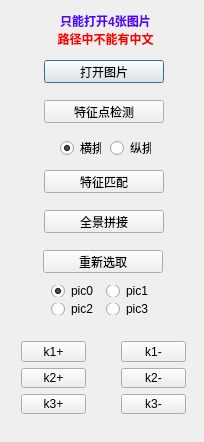
<?xml version="1.0" encoding="UTF-8"?>
<ui version="4.0">
 <class>SiftMatch</class>
 <widget class="QDialog" name="SiftMatch">
  <property name="geometry">
   <rect>
    <x>0</x>
    <y>0</y>
    <width>204</width>
    <height>442</height>
   </rect>
  </property>
  <property name="windowTitle">
   <string>SIFT拼接</string>
  </property>
  <property name="whatsThis">
   <string>这是一个基于SIFT特征点的图片匹配和全景拼接程序。</string>
  </property>
  <widget class="QPushButton" name="openButton">
   <property name="geometry">
    <rect>
     <x>44</x>
     <y>60</y>
     <width>120</width>
     <height>23</height>
    </rect>
   </property>
   <property name="text">
    <string>打开图片</string>
   </property>
  </widget>
  <widget class="QPushButton" name="detectButton">
   <property name="geometry">
    <rect>
     <x>44</x>
     <y>100</y>
     <width>120</width>
     <height>23</height>
    </rect>
   </property>
   <property name="text">
    <string>特征点检测</string>
   </property>
  </widget>
  <widget class="QPushButton" name="matchButton">
   <property name="geometry">
    <rect>
     <x>44</x>
     <y>170</y>
     <width>120</width>
     <height>23</height>
    </rect>
   </property>
   <property name="text">
    <string>特征匹配</string>
   </property>
  </widget>
  <widget class="QPushButton" name="restartButton">
   <property name="geometry">
    <rect>
     <x>43</x>
     <y>250</y>
     <width>120</width>
     <height>23</height>
    </rect>
   </property>
   <property name="text">
    <string>重新选取</string>
   </property>
  </widget>
  <widget class="QPushButton" name="mosaicButton">
   <property name="geometry">
    <rect>
     <x>44</x>
     <y>210</y>
     <width>120</width>
     <height>23</height>
    </rect>
   </property>
   <property name="text">
    <string>全景拼接</string>
   </property>
  </widget>
  <widget class="QRadioButton" name="radioButton_horizontal">
   <property name="geometry">
    <rect>
     <x>60</x>
     <y>140</y>
     <width>41</width>
     <height>16</height>
    </rect>
   </property>
   <property name="text">
    <string>横排</string>
   </property>
   <property name="checked">
    <bool>true</bool>
   </property>
  </widget>
  <widget class="QRadioButton" name="radioButton_vertical">
   <property name="geometry">
    <rect>
     <x>110</x>
     <y>140</y>
     <width>41</width>
     <height>16</height>
    </rect>
   </property>
   <property name="text">
    <string>纵排</string>
   </property>
  </widget>
  <widget class="QLabel" name="label">
   <property name="geometry">
    <rect>
     <x>10</x>
     <y>10</y>
     <width>191</width>
     <height>41</height>
    </rect>
   </property>
   <property name="text">
    <string>&lt;!DOCTYPE HTML PUBLIC &quot;-//W3C//DTD HTML 4.0//EN&quot; &quot;http://www.w3.org/TR/REC-html40/strict.dtd&quot;&gt;
&lt;html&gt;&lt;head&gt;&lt;meta name=&quot;qrichtext&quot; content=&quot;1&quot; /&gt;&lt;style type=&quot;text/css&quot;&gt;
p, li { white-space: pre-wrap; }
&lt;/style&gt;&lt;/head&gt;&lt;body style=&quot; font-family:'Ubuntu'; font-size:11pt; font-weight:400; font-style:normal;&quot;&gt;
&lt;p style=&quot; margin-top:0px; margin-bottom:0px; margin-left:0px; margin-right:0px; -qt-block-indent:0; text-indent:0px;&quot;&gt;&lt;span style=&quot; font-family:'SimSun'; font-size:9pt; font-weight:600; color:#5500ff;&quot;&gt;只能打开4张图片&lt;/span&gt;&lt;/p&gt;
&lt;p style=&quot; margin-top:0px; margin-bottom:0px; margin-left:0px; margin-right:0px; -qt-block-indent:0; text-indent:0px;&quot;&gt;&lt;span style=&quot; font-family:'SimSun'; font-size:9pt; font-weight:600; color:#ff0000;&quot;&gt;路径中不能有中文&lt;/span&gt;&lt;/p&gt;&lt;/body&gt;&lt;/html&gt;</string>
   </property>
   <property name="textFormat">
    <enum>Qt::RichText</enum>
   </property>
   <property name="alignment">
    <set>Qt::AlignCenter</set>
   </property>
  </widget>
  <widget class="QWidget" name="">
   <property name="geometry">
    <rect>
     <x>110</x>
     <y>330</y>
     <width>87</width>
     <height>95</height>
    </rect>
   </property>
   <layout class="QVBoxLayout" name="verticalLayout">
    <item>
     <widget class="QPushButton" name="k1deButton">
      <property name="text">
       <string>k1-</string>
      </property>
     </widget>
    </item>
    <item>
     <widget class="QPushButton" name="k2deButton">
      <property name="text">
       <string>k2-</string>
      </property>
     </widget>
    </item>
    <item>
     <widget class="QPushButton" name="k3deButton">
      <property name="text">
       <string>k3-</string>
      </property>
     </widget>
    </item>
   </layout>
  </widget>
  <widget class="QWidget" name="">
   <property name="geometry">
    <rect>
     <x>10</x>
     <y>330</y>
     <width>87</width>
     <height>95</height>
    </rect>
   </property>
   <layout class="QVBoxLayout" name="verticalLayout_2">
    <item>
     <widget class="QPushButton" name="k1addButton">
      <property name="text">
       <string>k1+</string>
      </property>
     </widget>
    </item>
    <item>
     <widget class="QPushButton" name="k2addButton">
      <property name="text">
       <string>k2+</string>
      </property>
     </widget>
    </item>
    <item>
     <widget class="QPushButton" name="k3addButton">
      <property name="text">
       <string>k3+</string>
      </property>
     </widget>
    </item>
   </layout>
  </widget>
  <widget class="QWidget" name="">
   <property name="geometry">
    <rect>
     <x>40</x>
     <y>274</y>
     <width>126</width>
     <height>52</height>
    </rect>
   </property>
   <layout class="QGridLayout" name="gridLayout">
    <item row="0" column="0">
     <widget class="QRadioButton" name="radioButton_pic0">
      <property name="text">
       <string>pic0</string>
      </property>
      <property name="checked">
       <bool>true</bool>
      </property>
     </widget>
    </item>
    <item row="0" column="1">
     <widget class="QRadioButton" name="radioButton_pic1">
      <property name="text">
       <string>pic1</string>
      </property>
     </widget>
    </item>
    <item row="1" column="0">
     <widget class="QRadioButton" name="radioButton_pic2">
      <property name="text">
       <string>pic2</string>
      </property>
     </widget>
    </item>
    <item row="1" column="1">
     <widget class="QRadioButton" name="radioButton_pic3">
      <property name="text">
       <string>pic3</string>
      </property>
     </widget>
    </item>
   </layout>
  </widget>
 </widget>
 <layoutdefault spacing="6" margin="11"/>
 <resources/>
 <connections/>
</ui>
